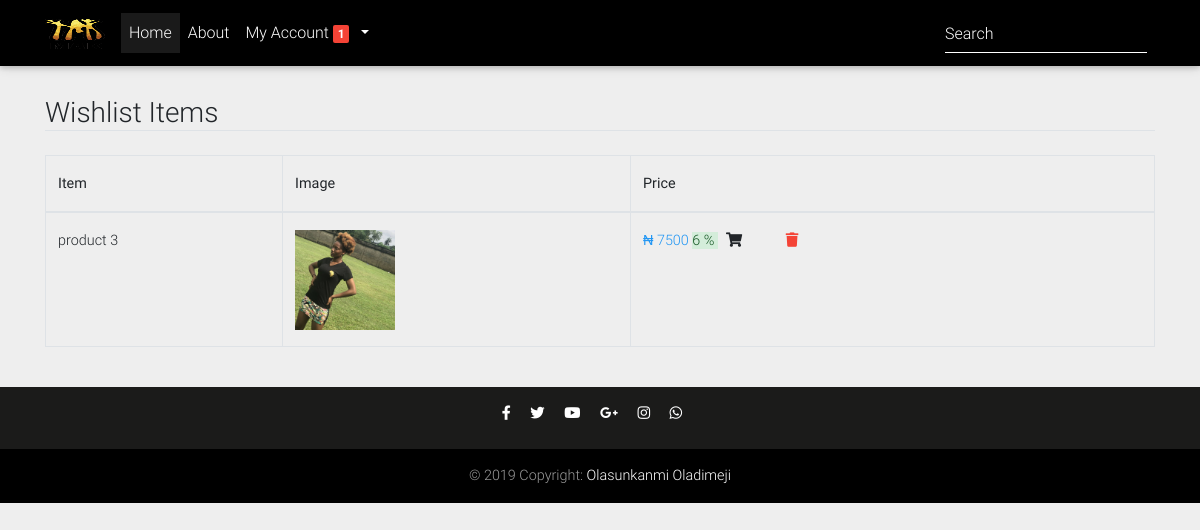
Screenshot of /my-wishlist (signed in) with the database file from the repository.
### core/models.py (models this page shows, shortened)
class Order(models.Model):
    user = models.ForeignKey(settings.AUTH_USER_MODEL,
                                on_delete=models.CASCADE)
    ref_code = models.CharField(max_length=20, unique=True)
    items = models.ManyToManyField(OrderItem)
    ordered = models.BooleanField(default=False)
    start_date = models.DateTimeField(auto_now_add=True)
    ordered_date = models.DateField()
    delivery_date = models.DateField()
    being_delivered = models.CharField(choices=status_choice,default='In process',max_length=150)
    received = models.BooleanField(default=False)
    refund_requested = models.BooleanField(default=False)
    refund_granted = models.BooleanField(default=False)
    shipping_address = models.ForeignKey(
        'Address', related_name='shipping_address', on_delete=models.SET_NULL, blank=True, null=True)
    payment = models.ForeignKey('Payment', on_delete=models.SET_NULL, blank=True, null=True)
    coupon = models.ForeignKey(
        'Coupon', on_delete=models.SET_NULL, blank=True, null=True)
    class Meta:
        verbose_name = ("Order")
        verbose_name_plural = ("Orders")

class Wishlist(models.Model):
    user=models.ForeignKey(User,on_delete=models.CASCADE)
    product=models.ForeignKey(Product,on_delete=models.CASCADE)
    class Meta:
        verbose_name_plural='Wishlist'

class Product(models.Model):
    title=models.CharField(max_length=200)
    slug=models.CharField(max_length=400)
    detail=models.TextField()
    specs=models.TextField()
    category=models.ForeignKey(Category,on_delete=models.CASCADE)
    status=models.BooleanField(default=True)
    color=models.ForeignKey(Color,on_delete=models.CASCADE)
    size=models.ForeignKey(Size,on_delete=models.CASCADE)
    price=models.PositiveIntegerField(default=0)
    image=models.ImageField(upload_to="product_imgs/")
    label = models.CharField(choices=LABEL_CHOICES,max_length=2,null=True,blank=True)
    label_text = models.CharField(choices=text_label,max_length=10,null=True,blank=True)
    discount_price = models.PositiveIntegerField(null=True,blank=True)
    class Meta:
        verbose_name_plural='6. Products'
    def get_absolute_url(self):
        return reverse("core:product_detail", kwargs={"slug": self.slug})
    def get_discount(self):
        y = 100 * ( self.price - self.discount_price) / self.price
        x = math.floor(y)
        return x

### core/views.py (the view)
# urls.py: path('my-wishlist',views.my_wishlist, name='my_wishlist'),
def my_wishlist(request):
	wlist=Wishlist.objects.filter(user=request.user).order_by('-id')
	return render(request, 'core/wishlist.html',{'wlist':wlist})

### core/templatetags/cart_template_tags.py (called while the page is built)
@register.filter
def cart_item_count(user):
    if user.is_authenticated:
        qs = Order.objects.filter(user=user, ordered=False)
        if qs.exists():
            return qs[0].items.count()
    return 0

### core/Template/core/wishlist.html (shortened to what this page needs)
{% extends 'base.html' %}
{% load static %}
{% block 'content' %}
<main class="container my-4">
	<h3 class="my-4 border-bottom pt-5 mt-5">Wishlist Items</h3>
	<div class="">
		<div class="mx-auto">
			<div class="table-responsive">
				<table class="table-bordered table">
					<thead>
						<tr>
							<th>Item</th>
							<th>Image</th>
							<th>Price</th>
						</tr>
					</thead>
					<tbody>
						{% for wl in wlist %}
						<tr>
							<td><a href="{{wl.product.get_absolute_url}}">{{wl.product.title}}</a></td>
							<td><a href="{{wl.product.get_absolute_url}}">
									<img width="100" src="{{wl.product.image.url}}" alt="{{wl.product.title}}">
								</a>
							</td>
							<td> {% if wl.product.discount_price %}
                                <span class="blue-text "  >  &#8358; {{wl.product.discount_price}}  </span>
                                <Span class="top-left alert-success">{{wl.product.get_discount}} % </span>
                                {% else%}
                                <span class="blue-text">  &#8358; {{wl.product.price}}  </span>
                              {% endif%}
                              <a class="p-2" href="{% url 'core:add_to_cart' wl.product.slug %}"><i class="fa fa-shopping-cart mr-4"></i></a>
                              <a class="p-2" href="{% url 'core:delete_wishlist' wl.product.id %}" class=""><i class="fa red-text fa-trash" style="color:red;"></i> </a></td>
						</tr>
						{% endfor %}
					</tbody>
				</table>
			</div>
		</div>
	</div>
</main>
{% endblock 'content' %}

### core/Template/base.html (shortened to what this page needs)
<!DOCTYPE html>
{% load static %}
{% load i18n %}
{% load cart_template_tags %}
<html lang="en">
<head>
  <link rel="stylesheet" href="https://use.fontawesome.com/releases/v5.11.2/css/all.css">
  <link href="{% static 'css/bootstrap.min.css' %}" rel="stylesheet">
  <link href="{% static 'css/mdb.min.css' %}" rel="stylesheet">
  <link href="{% static 'css/style.min.css' %}" rel="stylesheet">
  <link href="{% static 'css/style.css' %}" rel="stylesheet">
  <link href="{% static 'css/template.scss' %}" rel="stylesheet">
</head>
<body class="grey lighten-3">
  <nav class="navbar fixed-top navbar-expand-lg navbar-dark black scrolling-navbar">
    <div class="container">
      <a class="navbar-brand waves-effect" href="/" >
       <img src="{% static 'img/Logo.png' %}" height="30" width="60" alt="Makafrica">
      </a>
      <div class="collapse navbar-collapse" id="navbarSupportedContent">
        <ul class="navbar-nav mr-auto">
          <li class="nav-item active">
            <a class="nav-link waves-effect" href="/">Home
            </a>
          </li>
          <li class="nav-item">
            <a class="nav-link waves-effect" href="{% url 'core:aboutus' %}">About</a>
          </li>
          <li class="nav-item dropdown">
            <a class="nav-link  dropdown-toggle" href="#" id="navbarDropdown" role="button" data-toggle="dropdown" aria-haspopup="true" aria-expanded="false">
              My Account <span class="badge red z-depth-1 mr-1"> {{request.user|cart_item_count}} </span>
            </a>
          </li>
        </ul>
        <form class="form-inline" method="get" action="{% url 'core:search' %}">
          <div class="md-form my-0">
            <input class="form-control mr-sm-2" name="q" type="text" placeholder="Search" aria-label="Search">
          </div>
        </form>
      </div>
    </div>
  </nav>
{% block 'content' %}
{% endblock 'content' %}
  <footer class="page-footer footer text-center font-small mt-4 wow fadeIn  black">
    <div class="pb-4  pt-3" style="background-color: rgb(27, 27, 26);">
      <a href="" target="_blank">
        <i class="fab fa-facebook-f mr-3"></i>
      </a>
      <a href="" target="_blank">
        <i class="fab fa-twitter mr-3"></i>
      </a>
      <a href="" target="_blank">
        <i class="fab fa-youtube mr-3"></i>
      </a>
      <a href="" target="_blank">
        <i class="fab fa-google-plus-g mr-3"></i>
      </a>
      <a href="" target="_blank">
        <i class="fab fa-instagram mr-3"></i>
      </a>
      <a href="" target="_blank">
        <i class="fab fa-whatsapp mr-3"></i>
      </a>
    </div>
    <div class="footer-copyright py-3">
      © 2019 Copyright:
      <a href="" >Olasunkanmi Oladimeji </a>
    </div>
  </footer>
</body>
</html>

### Static/css/style.css (style rules this page uses)
html, body, .view { height: 100%; }
.page-footer { background-color: #929FBA; }

### core/Template/base.html (style rules this page uses)
html, body, header, .carousel { height: 50vh; }

### rows the page displays
Wishlist: product "product 3", product.image (picture), product.discount_price "7500", product.get_discount "6"

### other values shown
{{ request.user|cart_item_count }} "1"
